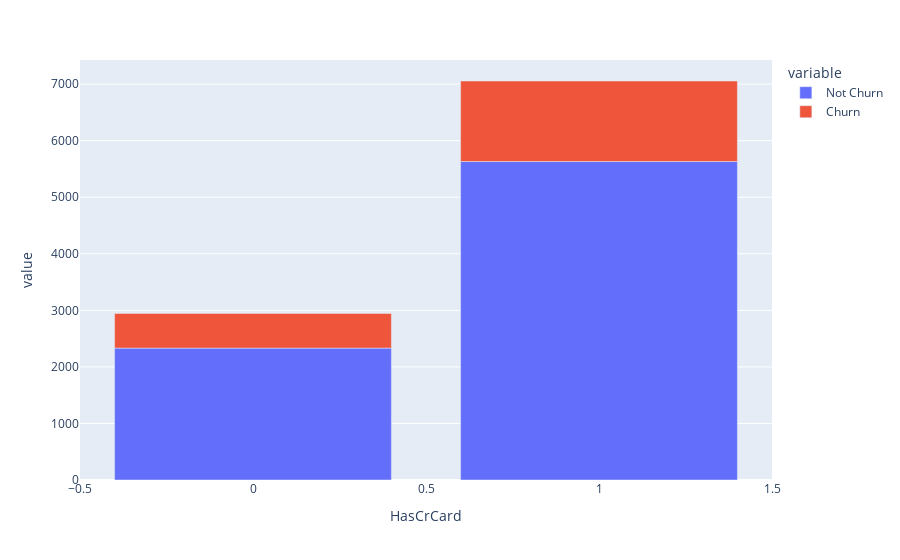

Here is the notebook cell this chart was saved with:
### Markdown cell above
There are fewer clients using 3 or more products, but they are more likely to exit. On the other hand, clients with 2 products are the less likely to exit, compared to clients using 1 product.

### Code cell
plot_bar('HasCrCard')

### Figure 1 — Plotly figure (JSON) as saved in the notebook; plotly's stock layout.template omitted (floating-point values rounded to 4 significant figures)
{"data": [{"alignmentgroup": "True", "hovertemplate": "variable=Not Churn<br>HasCrCard=%{x}<br>value=%{y}<extra></extra>", "legendgroup": "Not Churn", "marker": {"color": "#636efa", "pattern": {"shape": ""}}, "name": "Not Churn", "offsetgroup": "Not Churn", "orientation": "v", "showlegend": true, "textposition": "auto", "type": "bar", "x": [0, 1], "xaxis": "x", "y": [2332, 5631], "yaxis": "y"}, {"alignmentgroup": "True", "hovertemplate": "variable=Churn<br>HasCrCard=%{x}<br>value=%{y}<extra></extra>", "legendgroup": "Churn", "marker": {"color": "#EF553B", "pattern": {"shape": ""}}, "name": "Churn", "offsetgroup": "Churn", "orientation": "v", "showlegend": true, "textposition": "auto", "type": "bar", "x": [0, 1], "xaxis": "x", "y": [613, 1424], "yaxis": "y"}], "layout": {"barmode": "relative", "legend": {"title": {"text": "variable"}, "tracegroupgap": 0}, "margin": {"t": 60}, "xaxis": {"anchor": "y", "domain": [0, 1], "title": {"text": "HasCrCard"}}, "yaxis": {"anchor": "x", "domain": [0, 1], "title": {"text": "value"}}}}
